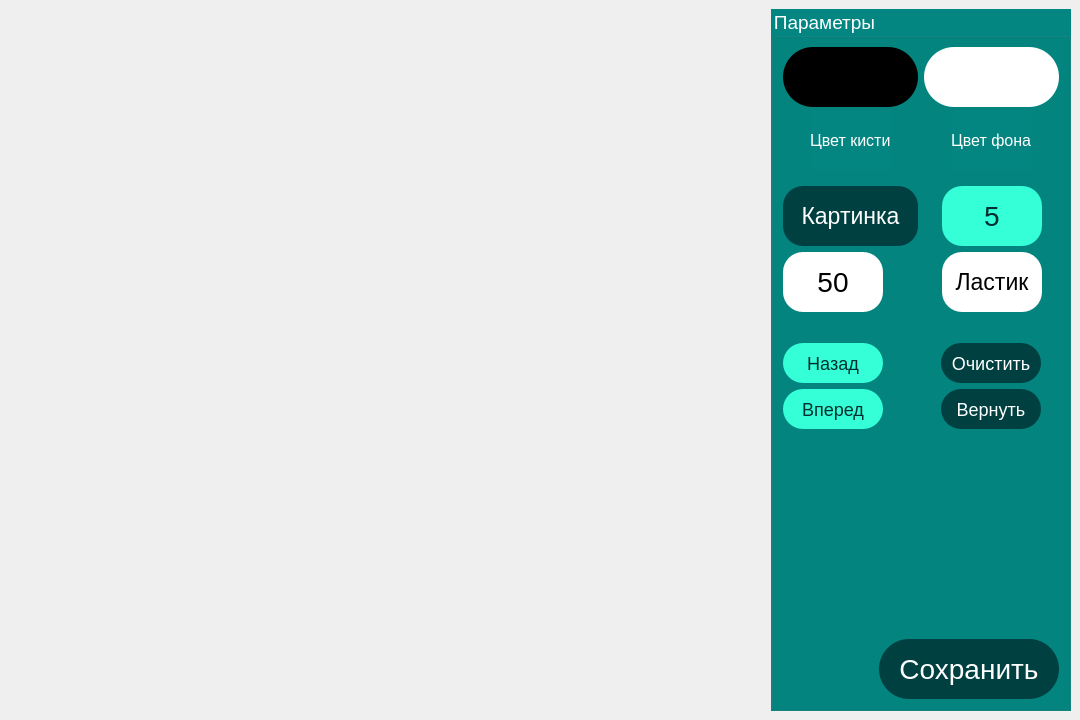
<?xml version="1.0" encoding="UTF-8"?>
<ui version="4.0">
 <class>Paint</class>
 <widget class="QMainWindow" name="Paint">
  <property name="geometry">
   <rect>
    <x>0</x>
    <y>0</y>
    <width>1080</width>
    <height>720</height>
   </rect>
  </property>
  <property name="minimumSize">
   <size>
    <width>0</width>
    <height>0</height>
   </size>
  </property>
  <property name="maximumSize">
   <size>
    <width>16777215</width>
    <height>16777215</height>
   </size>
  </property>
  <property name="windowTitle">
   <string>MainWindow</string>
  </property>
  <property name="styleSheet">
   <string notr="true"/>
  </property>
  <widget class="QWidget" name="centralwidget">
   <layout class="QHBoxLayout" name="horizontalLayout">
    <item alignment="Qt::AlignRight">
     <widget class="QGroupBox" name="grp_parameters">
      <property name="minimumSize">
       <size>
        <width>300</width>
        <height>0</height>
       </size>
      </property>
      <property name="maximumSize">
       <size>
        <width>16777215</width>
        <height>16777215</height>
       </size>
      </property>
      <property name="font">
       <font>
        <family>Arial</family>
        <pointsize>14</pointsize>
       </font>
      </property>
      <property name="styleSheet">
       <string notr="true">background-color: rgb(3, 134, 129);
color: rgb(255, 255, 255);</string>
      </property>
      <property name="title">
       <string>Параметры</string>
      </property>
      <layout class="QVBoxLayout" name="verticalLayout_5">
       <item>
        <layout class="QHBoxLayout" name="horizontalLayout_1">
         <item>
          <layout class="QVBoxLayout" name="verticalLayout_2">
           <property name="spacing">
            <number>3</number>
           </property>
           <item>
            <widget class="QPushButton" name="btn_pen_color">
             <property name="minimumSize">
              <size>
               <width>0</width>
               <height>60</height>
              </size>
             </property>
             <property name="styleSheet">
              <string notr="true">background-color: rgb(0, 0, 0);
border-radius: 30px;</string>
             </property>
             <property name="text">
              <string/>
             </property>
            </widget>
           </item>
           <item alignment="Qt::AlignHCenter">
            <widget class="QLabel" name="lbl_pen">
             <property name="maximumSize">
              <size>
               <width>16777215</width>
               <height>60</height>
              </size>
             </property>
             <property name="styleSheet">
              <string notr="true">font: 16px Arial;</string>
             </property>
             <property name="text">
              <string>Цвет кисти</string>
             </property>
            </widget>
           </item>
          </layout>
         </item>
         <item>
          <layout class="QVBoxLayout" name="verticalLayout_3">
           <property name="spacing">
            <number>3</number>
           </property>
           <item>
            <widget class="QPushButton" name="btn_canvas_color">
             <property name="minimumSize">
              <size>
               <width>0</width>
               <height>60</height>
              </size>
             </property>
             <property name="styleSheet">
              <string notr="true">background-color: rgb(255, 255, 255);
border-radius: 30px;</string>
             </property>
             <property name="text">
              <string/>
             </property>
            </widget>
           </item>
           <item alignment="Qt::AlignHCenter">
            <widget class="QLabel" name="lbl_canvas">
             <property name="maximumSize">
              <size>
               <width>16777215</width>
               <height>60</height>
              </size>
             </property>
             <property name="styleSheet">
              <string notr="true">font: 16px Arial;</string>
             </property>
             <property name="text">
              <string>Цвет фона</string>
             </property>
            </widget>
           </item>
          </layout>
         </item>
        </layout>
       </item>
       <item>
        <layout class="QHBoxLayout" name="horizontalLayout_4">
         <property name="spacing">
          <number>7</number>
         </property>
         <property name="leftMargin">
          <number>0</number>
         </property>
         <property name="topMargin">
          <number>10</number>
         </property>
         <property name="rightMargin">
          <number>0</number>
         </property>
         <item>
          <widget class="QPushButton" name="btn_set_image">
           <property name="minimumSize">
            <size>
             <width>135</width>
             <height>60</height>
            </size>
           </property>
           <property name="maximumSize">
            <size>
             <width>16777215</width>
             <height>16777215</height>
            </size>
           </property>
           <property name="font">
            <font>
             <family>Arial</family>
             <pointsize>-1</pointsize>
             <weight>50</weight>
             <italic>false</italic>
             <bold>false</bold>
            </font>
           </property>
           <property name="styleSheet">
            <string notr="true">QPushButton{
	background-color: rgb(0, 64, 65);
	border-radius: 20px;
	font: 23px Arial;
	color: rgb(255, 255, 255);
}

QPushButton:hover{
	background-color: rgb(0, 89, 92);
	border-radius: 20px;
	font: 23px Arial;
	color: rgb(255, 255, 255);
}

QPushButton:pressed{
	background-color: rgb(3, 134, 129);
	border-radius: 20px;
	font: 23px Arial;
	color: rgb(255, 255, 255);
}</string>
           </property>
           <property name="text">
            <string>Картинка</string>
           </property>
          </widget>
         </item>
         <item alignment="Qt::AlignHCenter">
          <widget class="QPushButton" name="btn_pen_width">
           <property name="minimumSize">
            <size>
             <width>100</width>
             <height>60</height>
            </size>
           </property>
           <property name="maximumSize">
            <size>
             <width>16777215</width>
             <height>16777215</height>
            </size>
           </property>
           <property name="font">
            <font>
             <family>Arial</family>
             <pointsize>-1</pointsize>
             <weight>50</weight>
             <italic>false</italic>
             <bold>false</bold>
            </font>
           </property>
           <property name="styleSheet">
            <string notr="true">QPushButton{
	background-color: rgb(52, 255, 215);
	border-radius: 20px;
	font: 28px Arial;
	color: rgb(0, 47, 48);
}
QPushButton:hover{
	
	background-color: rgb(42, 209, 176);
	border-radius: 20px;
	font: 28px Arial;
	color: rgb(0, 0, 0);
}
QPushButton:pressed{
	
	background-color: rgb(3, 134, 129);
	border-radius: 20px;
	font: 28px Arial;
	color: rgb(0, 0, 0);
}</string>
           </property>
           <property name="text">
            <string>5</string>
           </property>
          </widget>
         </item>
        </layout>
       </item>
       <item>
        <layout class="QHBoxLayout" name="horizontalLayout_6">
         <property name="spacing">
          <number>7</number>
         </property>
         <item alignment="Qt::AlignLeft">
          <widget class="QPushButton" name="btn_eraser_width">
           <property name="minimumSize">
            <size>
             <width>100</width>
             <height>60</height>
            </size>
           </property>
           <property name="maximumSize">
            <size>
             <width>16777215</width>
             <height>16777215</height>
            </size>
           </property>
           <property name="font">
            <font>
             <family>Arial</family>
             <pointsize>-1</pointsize>
             <weight>50</weight>
             <italic>false</italic>
             <bold>false</bold>
            </font>
           </property>
           <property name="styleSheet">
            <string notr="true">QPushButton{
	background-color: rgb(255, 255, 255);
	border-radius: 20px;
	font: 28px Arial;
	color: rgb(0, 0, 0);
}

QPushButton:hover{
	background-color: rgb(155, 214, 215);
	border-radius: 20px;
	font: 28px Arial;
	color: rgb(0, 0, 0);
}

QPushButton:pressed{
	background-color: rgb(3, 134, 129);
	border-radius: 20px;
	font: 28px Arial;
	color: rgb(0, 0, 0);
}</string>
           </property>
           <property name="text">
            <string>50</string>
           </property>
          </widget>
         </item>
         <item alignment="Qt::AlignHCenter">
          <widget class="QPushButton" name="btn_eraser">
           <property name="minimumSize">
            <size>
             <width>100</width>
             <height>60</height>
            </size>
           </property>
           <property name="maximumSize">
            <size>
             <width>16777215</width>
             <height>16777215</height>
            </size>
           </property>
           <property name="font">
            <font>
             <family>Arial</family>
             <pointsize>-1</pointsize>
             <weight>50</weight>
             <italic>false</italic>
             <bold>false</bold>
            </font>
           </property>
           <property name="styleSheet">
            <string notr="true">QPushButton{
	background-color: rgb(255, 255, 255);
	border-radius: 20px;
	font: 23px Arial;
	color: rgb(0, 0, 0);
}

QPushButton:hover{
	background-color: rgb(155, 214, 215);
	border-radius: 20px;
	font: 23px Arial;
	color: rgb(0, 0, 0);
}

QPushButton:pressed{
	background-color: rgb(3, 134, 129);
	border-radius: 20px;
	font: 23px Arial;
	color: rgb(0, 0, 0);
}</string>
           </property>
           <property name="text">
            <string>Ластик</string>
           </property>
          </widget>
         </item>
        </layout>
       </item>
       <item>
        <layout class="QHBoxLayout" name="horizontalLayout_7">
         <property name="topMargin">
          <number>25</number>
         </property>
         <item alignment="Qt::AlignLeft">
          <widget class="QPushButton" name="btn_back">
           <property name="minimumSize">
            <size>
             <width>100</width>
             <height>40</height>
            </size>
           </property>
           <property name="maximumSize">
            <size>
             <width>16777215</width>
             <height>40</height>
            </size>
           </property>
           <property name="font">
            <font>
             <family>Arial</family>
             <pointsize>-1</pointsize>
             <weight>50</weight>
             <italic>false</italic>
             <bold>false</bold>
            </font>
           </property>
           <property name="styleSheet">
            <string notr="true">QPushButton{
	background-color: rgb(52, 255, 215);
	border-radius: 20px;
	color: rgb(0, 47, 48);
	font: 18px Arial;
}
QPushButton:hover{
	
	background-color: rgb(42, 209, 176);
	border-radius: 20px;
	font: 18px Arial;
	color: rgb(0, 0, 0);
}
QPushButton:pressed{
	
	background-color: rgb(3, 134, 129);
	border-radius: 20px;
	font: 18px Arial;
	color: rgb(0, 0, 0);
}</string>
           </property>
           <property name="text">
            <string>Назад</string>
           </property>
          </widget>
         </item>
         <item alignment="Qt::AlignHCenter">
          <widget class="QPushButton" name="btn_clear">
           <property name="minimumSize">
            <size>
             <width>100</width>
             <height>40</height>
            </size>
           </property>
           <property name="maximumSize">
            <size>
             <width>16777215</width>
             <height>40</height>
            </size>
           </property>
           <property name="font">
            <font>
             <family>Arial</family>
             <pointsize>-1</pointsize>
             <weight>50</weight>
             <italic>false</italic>
             <bold>false</bold>
            </font>
           </property>
           <property name="styleSheet">
            <string notr="true">QPushButton{
	background-color: rgb(0, 64, 65);
	border-radius: 20px;
	font: 18px Arial;
	color: rgb(255, 255, 255);
}

QPushButton:hover{
	background-color: rgb(0, 89, 92);
	border-radius: 20px;
	font: 18px Arial;
	color: rgb(255, 255, 255);
}

QPushButton:pressed{
	background-color: rgb(3, 134, 129);
	border-radius: 20px;
	font: 18px Arial;
	color: rgb(255, 255, 255);
}</string>
           </property>
           <property name="text">
            <string>Очистить</string>
           </property>
          </widget>
         </item>
        </layout>
       </item>
       <item>
        <layout class="QHBoxLayout" name="horizontalLayout_8">
         <property name="topMargin">
          <number>0</number>
         </property>
         <item alignment="Qt::AlignLeft">
          <widget class="QPushButton" name="btn_forward">
           <property name="minimumSize">
            <size>
             <width>100</width>
             <height>40</height>
            </size>
           </property>
           <property name="maximumSize">
            <size>
             <width>16777215</width>
             <height>40</height>
            </size>
           </property>
           <property name="font">
            <font>
             <family>Arial</family>
             <pointsize>-1</pointsize>
             <weight>50</weight>
             <italic>false</italic>
             <bold>false</bold>
            </font>
           </property>
           <property name="styleSheet">
            <string notr="true">QPushButton{
	background-color: rgb(52, 255, 215);
	border-radius: 20px;
	color: rgb(0, 47, 48);
	font: 18px Arial;
}
QPushButton:hover{
	
	background-color: rgb(42, 209, 176);
	border-radius: 20px;
	font: 18px Arial;
	color: rgb(0, 0, 0);
}
QPushButton:pressed{
	
	background-color: rgb(3, 134, 129);
	border-radius: 20px;
	font: 18px Arial;
	color: rgb(0, 0, 0);
}</string>
           </property>
           <property name="text">
            <string>Вперед</string>
           </property>
          </widget>
         </item>
         <item alignment="Qt::AlignHCenter">
          <widget class="QPushButton" name="btn_return">
           <property name="minimumSize">
            <size>
             <width>100</width>
             <height>40</height>
            </size>
           </property>
           <property name="maximumSize">
            <size>
             <width>16777215</width>
             <height>40</height>
            </size>
           </property>
           <property name="font">
            <font>
             <family>Arial</family>
             <pointsize>-1</pointsize>
             <weight>50</weight>
             <italic>false</italic>
             <bold>false</bold>
            </font>
           </property>
           <property name="styleSheet">
            <string notr="true">QPushButton{
	background-color: rgb(0, 64, 65);
	border-radius: 20px;
	font: 18px Arial;
	color: rgb(255, 255, 255);
}

QPushButton:hover{
	background-color: rgb(0, 89, 92);
	border-radius: 20px;
	font: 18px Arial;
	color: rgb(255, 255, 255);
}

QPushButton:pressed{
	background-color: rgb(3, 134, 129);
	border-radius: 20px;
	font: 18px Arial;
	color: rgb(255, 255, 255);
}</string>
           </property>
           <property name="text">
            <string>Вернуть</string>
           </property>
          </widget>
         </item>
        </layout>
       </item>
       <item alignment="Qt::AlignRight|Qt::AlignBottom">
        <widget class="QPushButton" name="btn_save">
         <property name="minimumSize">
          <size>
           <width>180</width>
           <height>60</height>
          </size>
         </property>
         <property name="font">
          <font>
           <family>Arial</family>
           <pointsize>-1</pointsize>
           <weight>50</weight>
           <italic>false</italic>
           <bold>false</bold>
          </font>
         </property>
         <property name="styleSheet">
          <string notr="true">QPushButton{
	background-color: rgb(0, 64, 65);
	border-radius: 30px;
	font: 28px Arial;
	color: rgb(255, 255, 255);
}

QPushButton:hover{
	background-color: rgb(0, 89, 92);
	border-radius: 30px;
	font: 28px Arial;
	color: rgb(255, 255, 255);
}

QPushButton:pressed{
	background-color: rgb(3, 134, 129);
	border-radius: 30px;
	font: 28px Arial;
	color: rgb(255, 255, 255);
}</string>
         </property>
         <property name="text">
          <string>Сохранить</string>
         </property>
        </widget>
       </item>
      </layout>
     </widget>
    </item>
   </layout>
  </widget>
 </widget>
 <resources/>
 <connections/>
</ui>
